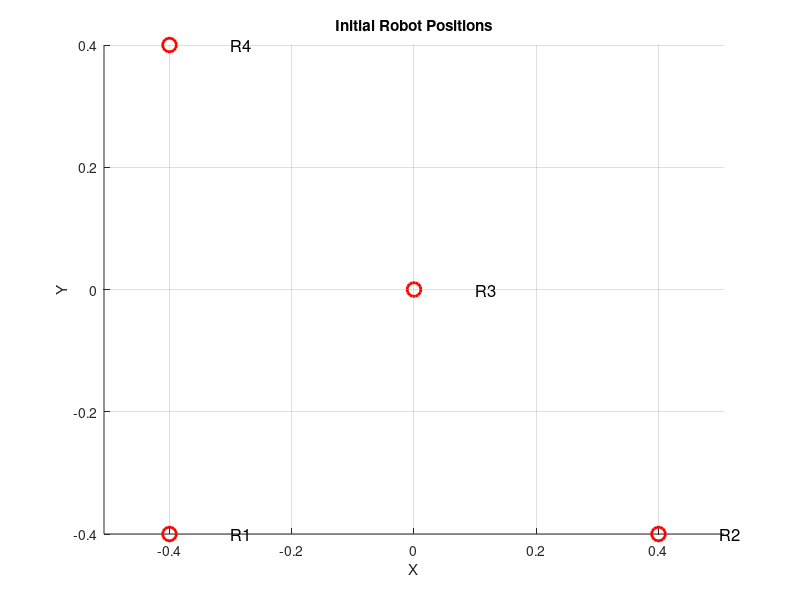

This figure's MATLAB source: (Note: this script raises an error after producing the figure.)
fclose all; close all; clear all; clc;% Load data with original column names
% Main script
global global_noise_factor;
global global_noise_range;

global_noise_range = 0.0;
global_noise_factor = 0.0;


% Initial positions of robots
% robot_start_positions = [0 0; 1.5 0; 1.3 0.1]
% robot_start_positions = [-5 -2; 2 -2; -2 2; 2 2]
% robot_start_positions = [-5 -2; 2 -2; -2 2]
robot_start_positions = [-0.4 -0.4; 0.4 -0.4; 0 0; -0.4 0.4]
%       ; 2 2; 5 1; 0 2; 4 2];  % Each row is [x, y] for one robot 
target_x = 0.4;
target_y = 0.4;

positions = robot_start_positions;
figure;
hold on;
for i = 1:size(positions, 1)
    plot(positions(i,1), positions(i,2), 'ro', 'MarkerSize', 10, 'LineWidth', 2);
    text(positions(i,1)+0.1, positions(i,2), sprintf('R%d', i), 'FontSize', 12);
end
grid on;
xlabel('X');
ylabel('Y');
hold off;
title('Initial Robot Positions');
axis equal;

%% Start conditions
% Plot initial positions
actual_positions = robot_start_positions;


%% Movement
% Movement of robots one step at a time
% distances = computeDistances(actual_positions)
% for i = 1:50
%     actual_positions = move_robot_step(actual_positions, 1, -1, -1);
%     actual_positions = move_robot_step(actual_positions, 2, 1, -1);
%     actual_positions = move_robot_step(actual_positions, 3, -1, 1);
%     actual_positions = move_robot_step(actual_positions, 4, 1, 1);
%     
%     plotRobotsAfter(actual_positions);
% 
% end
for i = 1:50
%     actual_positions = move_robot_step(actual_positions, 1, -1, -1);
%     actual_positions = move_robot_step(actual_positions, 2, 1, -1);
%     actual_positions = move_robot_step(actual_positions, 3, 5, 5);
%     actual_positions = move_robot_step(actual_positions, 4, 1, 1);
    actual_positions = move_robot_step(actual_positions, 3, target_x, target_y);
    
    plotRobotsAfter(actual_positions);

end


% [actual_positions,estimated_positions] = find_movement_vector(actual_positions,estimated_positions, 1, -1, -1, 0.1);

% [actual_positions,estimated_positions] = move_to_target(actual_positions,estimated_positions, 2, 1, -1, 0.1);
% [actual_positions,estimated_positions] = move_to_target(actual_positions,estimated_positions, 3, -1, 1, 0.1);
% [actual_positions,estimated_positions] = move_to_target(actual_positions,estimated_positions, 4, 1, 1, 0.1);




%% Final position plotting
positions = actual_positions;
for i = 1:size(positions, 1)
    plot(positions(i,1), positions(i,2), 'ro', 'MarkerSize', 10, 'LineWidth', 2);
end

%%
function actual_positions = move_robot_step(actual_positions, robot_id, target_x, target_y)
    [total_distance,angle] = find_movement_vector(actual_positions, robot_id, target_x, target_y);
    angle_noise_deg = -10 + (20)*rand();  % Random number between -10 and +10
    angle_noise_rad = deg2rad(angle_noise_deg);

    dx = 1/5*total_distance*cos(angle+angle_noise_rad);
    dy = 1/5*total_distance*sin(angle+angle_noise_rad);
    actual_positions = moveRobot(actual_positions, robot_id, dx, dy);
end

%%
function [total_distance,angle] = find_movement_vector(actual_positions, robot_id, target_x, target_y)
    % Step 1: Estimate current position using trilateration
    [x_est, y_est] = getEstimatedPosition(actual_positions, robot_id);
    
    % Step 2: Compute total displacement
    total_dx = target_x - x_est;
    total_dy = target_y - y_est;
    total_distance = norm([total_dx, total_dy]); % magnitude
    angle = atan2(total_dy,total_dx);            % direction
end

%% Function for trilateration
function [x_est, y_est] = getEstimatedPosition(actual_positions, robot_id)
    % robot_positions: n x 2 matrix [x, y]
    % distances:       n x n matrix (distance from i to j)
    % robot_id:        index of the current robot (1 to n)


    distances = computeDistances(actual_positions)
    
    [x_est, y_est] = Trilateration_2D(actual_positions, distances,robot_id);
end



%% Function for trilateration
function [x, y] = Trilateration_2D(actual_positions, distances,robot_id)

    n = size(actual_positions, 1);
    
    if robot_id > n || robot_id < 1
        error('robot_id is out of bounds.');
    end
    % Exclude the current robot
    idx = setdiff(1:n, robot_id);
    
    % Get neighbor positions and distances
    neighbor_positions = actual_positions(idx, :);
    neighbor_distances = distances(robot_id, idx)';

    x_prev = actual_positions(robot_id, 1);
    y_prev = actual_positions(robot_id, 2);
    
    % Combine into [x, y, d] format
    data = [neighbor_positions, neighbor_distances];

    n = size(data, 1);
    
    if n < 2
        error('At least two reference points are required.');
    elseif n == 2
        % Two-circle intersection (choose one of the two possible points)
        [x1, y1, d1] = deal(data(1,1), data(1,2), data(1,3));
        [x2, y2, d2] = deal(data(2,1), data(2,2), data(2,3));
        
        D = sqrt((x2 - x1)^2 + (y2 - y1)^2);
        
        if D > d1 + d2 || D < abs(d1 - d2) || D == 0
            error('No solution: the circles do not intersect or are coincident.');
        end
        
        % Intersection points
        a = (d1^2 - d2^2 + D^2) / (2 * D);
        px = x1 + a * (x2 - x1) / D;
        py = y1 + a * (y2 - y1) / D;
        h = sqrt(d1^2 - a^2);
        rx = -(y2 - y1) * (h / D);
        ry =  (x2 - x1) * (h / D);
        
        % Two possible solutions
        xA = px + rx;
        yA = py + ry;
        xB = px - rx;
        yB = py - ry;
        
        % Choose the closer one to the previous position
        distA = hypot(xA - x_prev, yA - y_prev);
        distB = hypot(xB - x_prev, yB - y_prev);
        
        if distA < distB
            x = xA;
            y = yA;
        else
            x = xB;
            y = yB;
        end
        
        % Save current position
        x_prev = x;
        y_prev = y;
        
    else
        % Least-squares trilateration for 3+ references
        A = [];
        b = [];
        x1 = data(1,1);
        y1 = data(1,2);
        d1 = data(1,3);

        for i = 2:n
            xi = data(i,1);
            yi = data(i,2);
            di = data(i,3);
            
            A_i = [2*(xi - x1), 2*(yi - y1)];
            b_i = d1^2 - di^2 + xi^2 - x1^2 + yi^2 - y1^2;
            
            A = [A; A_i];
            b = [b; b_i];
        end

        % Least-squares solution
        pos = (A\b);
        x = pos(1);
        y = pos(2);
    end
end


%% Function to plot robots
function plotRobotsAfter(positions)
    hold on;
    for i = 1:size(positions, 1)
        plot(positions(i,1), positions(i,2), 'bo', 'MarkerSize', 4, 'LineWidth', 2);
    end
end

%% Function to compute pairwise distances between robots
function distances = computeDistances(positions)
    n = size(positions, 1);
    distances = zeros(n);

    global global_noise_range;  % Declare the global variable
    % Distance + 10cm noise 
    %     noise_range = 0;  % 10 cm noise (in meters)
    %     noise_range = 0.1;  % 10 cm noise (in meters)
    noise_range = global_noise_range;

    for i = 1:n
        for j = 1:n
            if i ~= j
                dx = positions(i,1) - positions(j,1);
                dy = positions(i,2) - positions(j,2);
                true_dist = sqrt(dx^2 + dy^2);

                % Add uniform noise between -0.1 and +0.1
                noise = (rand() - 0.5) * 2 * noise_range;
                distances(i,j) = true_dist + noise;
            end
        end
    end

end

%% Function to move a robot
function updated_positions = moveRobot(positions, robot_id, dx, dy)
    % positions: current robot positions [n x 2]
    % robot_id: index of the robot being moved
    % dx, dy: movement in x and y directions
    % noise_factor: a small value representing how much noise is proportional to movement

    global global_noise_factor;  % Declare the global variable
    noise_factor = global_noise_factor;
%     noise_factor=0.01;
%     noise_factor=0.01;

    % Calculate the updated position
    updated_positions = positions;
    updated_positions(robot_id, 1) = updated_positions(robot_id, 1) + dx;
    updated_positions(robot_id, 2) = updated_positions(robot_id, 2) + dy;

    % Calculate the noise based on movement distance (proportional to dx, dy)
    noise_x = noise_factor * dx * (2*rand - 1);  % Random noise in x (range: -dx to +dx)
    noise_y = noise_factor * dy * (2*rand - 1);  % Random noise in y (range: -dy to +dy)

    % Apply the noise to the updated positions
    updated_positions(robot_id, 1) = updated_positions(robot_id, 1) + noise_x;
    updated_positions(robot_id, 2) = updated_positions(robot_id, 2) + noise_y;
end